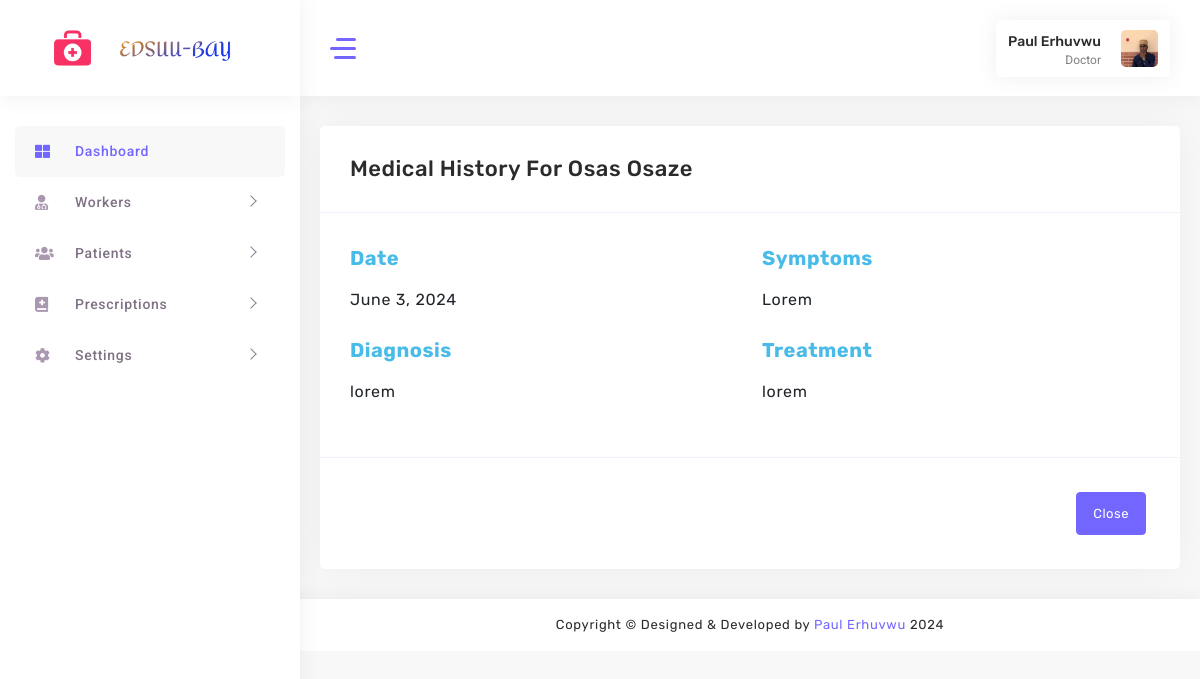
Screenshot of /doctor/view-medical-history/1/ (signed in) with the database file from the repository.
### accounts/models.py (models this page shows, shortened)
class UserProfile(models.Model):
    USER_ROLES = (
        ('nurse', 'Nurse'),
        ('doctor', 'Doctor'),
    )
    user = models.OneToOneField(User, on_delete=models.CASCADE)
    email = models.EmailField(max_length=30)
    role = models.CharField(max_length=20, choices=USER_ROLES)
    phone_number = models.CharField(max_length=15)
    profile_picture = models.ImageField(upload_to='profile_pictures', blank=True, null=True)
    bio = models.TextField(blank=True, null=True)
    address = models.TextField(blank=True, null=True)
    birthday = models.DateField(blank=True, null=True)

class MedicalHistory(models.Model):
    patient = models.ForeignKey('PatientProfile', related_name='medical_histories', on_delete=models.CASCADE)
    date = models.DateField(default=timezone.now)
    doctor = models.CharField(UserProfile, max_length=100)
    symptoms = models.TextField()
    diagnosis = models.TextField()
    treatment = models.TextField()
    drugs = models.JSONField(blank=True, null=True)  # Store drugs as JSON
    tests = models.TextField(blank=True)  # Store tests as comma-separated string

class PatientProfile(models.Model):
    first_name = models.CharField(max_length=100)
    last_name = models.CharField(max_length=100)
    matriculation_number = models.CharField(max_length=20, unique=True)
    email = models.EmailField()
    mobile_no = models.CharField(max_length=11)
    birthday = models.DateField()
    marital_status = models.CharField(max_length=20, choices=[('Married', 'Married'), ('Unmarried', 'Unmarried')])
    sex = models.CharField(max_length=10, choices=[('Male', 'Male'), ('Female', 'Female')])
    blood_group = models.CharField(max_length=5, choices=[('A+', 'A+'), ('A-', 'A-'), ('B+', 'B+'), ('B-', 'B-'), ('O+', 'O+'), ('O-', 'O-'), ('AB+', 'AB+'), ('AB-', 'AB-')])
    genotype = models.CharField(max_length=2, choices=[('AA', 'AA'), ('AS', 'AS'), ('AC', 'AC'), ('SS', 'SS'), ('SC', 'SC')])
    address = models.TextField()
    patient_height = models.CharField(max_length=10)
    image = models.ImageField(upload_to='patients/', blank=True, null=True)
    mothers_number = models.CharField(max_length=11)
    fathers_number = models.CharField(max_length=11)
    def __str__(self):
        return f"{self.first_name} {self.last_name}"

### accounts/views.py (the view)
# urls.py: path('doctor/view-medical-history/<int:history_id>/', view_medical_history, name='view_medical_history'),
@login_required(login_url='/custom_login/')
@role_required('doctor')
def view_medical_history(request, history_id):
    history = get_object_or_404(MedicalHistory, id=history_id)
    return render(request, 'doctor/medical-history.html', {'history': history})

### accounts/views.py (called while the page is built)
def role_required(role):
    def decorator(view_func):
        @wraps(view_func)
        def _wrapped_view(request, *args, **kwargs):
            if request.user.is_authenticated:
                user_profile = UserProfile.objects.get(user=request.user)
                if user_profile.role == role:
                    return view_func(request, *args, **kwargs)
                else:
                    return redirect('error404')  # Update 'error404' with your actual URL name for the error page
            else:
                return redirect('login')
        return _wrapped_view
    return decorator

### accounts/templates/doctor/medical-history.html (shortened to what this page needs)
{% load static %}
<!DOCTYPE html>
<html lang="en">
<head>
    <link rel="stylesheet" href="{% static 'assets/main/css/fonts.css' %}">
    <link rel="stylesheet" href="{% static 'assets/main/css/style.css' %}">
</head>
<body>
    <div id="main-wrapper" class="show">
        <aside class="left-panel nicescroll-box">
            <nav class="navigation">
                <ul class="list-unstyled main-menu">
                    <li class="has-submenu active">
                        <a href="#">
                            <i class="fas fa-th-large"></i>
                            <span class="nav-label">Dashboard</span>
                        </a>
                    </li>
                    <li class="has-submenu">
                        <a href="javascript:void()" class="has-arrow mm-collapsed">
                            <i class="fas fa-user-md"></i>
                            <span class="nav-label">Workers</span>
                        </a>
                    </li>
                    <li class="has-submenu">
                        <a href="javascript:void()" class="has-arrow mm-collapsed">
                            <i class="fas fa-users"></i>
                            <span class="nav-label">Patients</span>
                        </a>
                    </li>
                    <li class="has-submenu">
                        <a href="javascript:void()" class="has-arrow mm-collapsed">
                            <i class="fas fa-book-medical"></i>
                            <span class="nav-label">Prescriptions</span>
                        </a>
                    </li>
                    <li class="has-submenu">
                        <a href="javascript:void()" class="has-arrow mm-collapsed">
                            <i class="fas fa-cog"></i>
                            <span class="nav-label">Settings</span>
                        </a>
                    </li>
                </ul>
            </nav>
        </aside>
        <div class="nav-header">
            <div class="brand-logo">
                <a href="#"> <img class="logo-tabib" src="{% static 'assets/images/download.png' %}" alt=""></a>
                <a href="#"><img class="brand-title" src="{% static 'assets/images/logo.png' %}" alt=""></a>
            </div>
        </div>
        <div class="header">
            <header class="top-head container-fluid">
                <div class="nav-control">
                    <div class="hamburger">
                        <span class="line"></span><span class="line"></span><span class="line"></span>
                    </div>
                </div>
                <div class="header-right">
                    <div class="my-account-wrapper widget-7">
                        <div class="account-wrapper">
                            <div class="account-control">
                                <a class="login header-profile" href="#" title="Sign in">
                                    <div class="header-info">
                                        <span style="text-transform: capitalize;">{{ user.get_full_name }}</span>
                                        <small>{{ user.userprofile.get_role_display }}</small>
                                    </div>
                                    <img src="{% if user.userprofile.profile_picture %}{{ user.userprofile.profile_picture.url }}{% else %}{% static 'assets/images/profile.jpg' %}{% endif %}" alt="Profile Picture">
                                </a>
                            </div>
                        </div>
                    </div>
                </div>
            </header>
        </div>
        <div class="content-body">
            <div class="warper container-fluid">
                <div class="new-patients main_container">
                    <div class="row">
                        <div class="col-md-12">
                            <div class="card shadow">
                                <div class="card-header">
                                    <h4 class="card-title">Medical History For <span style="text-transform: capitalize;">{{ history.patient }}</span></h4>
                                </div>
                                <div class="card-body">
                                    <div class="row">
                                        <div class="col-md-6 col-sm-12 form-group">
                                            <label for="date" style="font-weight: bold; color: #48bbe8; font-size: 20px;">Date</label>
                                            <p class="form-control-plaintext" style="font-size: 16px;">{{ history.date }}</p>
                                        </div>
                                        <div class="col-md-6 col-sm-12 form-group">
                                            <label for="symp" style="font-weight: bold; color: #48bbe8; font-size: 20px;">Symptoms</label>
                                            <p class="form-control-plaintext" style="text-transform: capitalize; font-size: 16px;">{{ history.symptoms }}</p>
                                        </div>
                                    </div>
                                    <div class="row">
                                        <div class="col-md-6 col-sm-12 form-group">
                                            <label for="diag" style="font-weight: bold; color: #48bbe8; font-size: 20px;">Diagnosis</label>
                                            <p class="form-control-plaintext" style="font-size: 16px;">{{ history.diagnosis }}</p>
                                        </div>
                                        <div class="col-md-6 col-sm-12 form-group">
                                            <label for="treat" style="font-weight: bold; color: #48bbe8; font-size: 20px;">Treatment</label>
                                            <p class="form-control-plaintext" style="font-size: 16px;">{{ history.treatment }}</p>
                                        </div>
                                    </div>
                                </div>
                                <div class="modal-footer">
                                    <a href="#" class="btn btn-primary" data-bs-dismiss="modal">Close</a>
                                </div>
                            </div>
                        </div>
                    </div>
                </div>
            </div>
        </div>
        <div class="footer">
            <div class="copyright">
                <p class="mb-0">Copyright © Designed &amp; Developed by <a href="#" target="_blank">Paul Erhuvwu</a>
                    2024
                </p>
            </div>
        </div>
    </div>
</body>
</html>

### rows the page displays
MedicalHistory: patient "Osas Osaze", date "June 3, 2024", symptoms "Lorem", diagnosis "lorem", treatment "lorem"

### other values shown
{{ user.get_full_name }} "Paul Erhuvwu"
{{ user.userprofile.get_role_display }} "Doctor"
